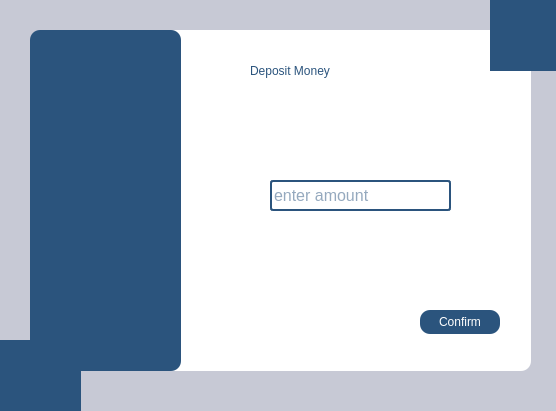
<?xml version="1.0" encoding="UTF-8"?>
<ui version="4.0">
 <class>DepositDialog</class>
 <widget class="QDialog" name="DepositDialog">
  <property name="geometry">
   <rect>
    <x>0</x>
    <y>0</y>
    <width>556</width>
    <height>411</height>
   </rect>
  </property>
  <property name="windowTitle">
   <string>Dialog</string>
  </property>
  <widget class="QLabel" name="label_3">
   <property name="geometry">
    <rect>
     <x>30</x>
     <y>30</y>
     <width>151</width>
     <height>341</height>
    </rect>
   </property>
   <property name="styleSheet">
    <string notr="true">border-radius:10px;
background-color:#2b547d;</string>
   </property>
   <property name="text">
    <string/>
   </property>
  </widget>
  <widget class="QLabel" name="label_11">
   <property name="geometry">
    <rect>
     <x>40</x>
     <y>160</y>
     <width>131</width>
     <height>81</height>
    </rect>
   </property>
   <property name="text">
    <string/>
   </property>
   <property name="pixmap">
    <pixmap resource="images.qrc">:/new/prefix1/images/wmremove-transformed.png</pixmap>
   </property>
   <property name="scaledContents">
    <bool>true</bool>
   </property>
  </widget>
  <widget class="QLabel" name="label_4">
   <property name="geometry">
    <rect>
     <x>160</x>
     <y>30</y>
     <width>371</width>
     <height>341</height>
    </rect>
   </property>
   <property name="styleSheet">
    <string notr="true">border-radius:10px;
background-color:white;</string>
   </property>
   <property name="text">
    <string/>
   </property>
  </widget>
  <widget class="QLabel" name="label_16">
   <property name="geometry">
    <rect>
     <x>10</x>
     <y>350</y>
     <width>51</width>
     <height>51</height>
    </rect>
   </property>
   <property name="text">
    <string/>
   </property>
   <property name="pixmap">
    <pixmap resource="images.qrc">:/new/prefix1/images/wmremove-transformed.png</pixmap>
   </property>
   <property name="scaledContents">
    <bool>true</bool>
   </property>
  </widget>
  <widget class="QLabel" name="label_7">
   <property name="geometry">
    <rect>
     <x>0</x>
     <y>340</y>
     <width>81</width>
     <height>71</height>
    </rect>
   </property>
   <property name="styleSheet">
    <string notr="true">QLabel{
background-color:#2b547d;
}</string>
   </property>
   <property name="text">
    <string/>
   </property>
  </widget>
  <widget class="QLabel" name="label_17">
   <property name="geometry">
    <rect>
     <x>500</x>
     <y>10</y>
     <width>51</width>
     <height>51</height>
    </rect>
   </property>
   <property name="text">
    <string/>
   </property>
   <property name="pixmap">
    <pixmap resource="images.qrc">:/new/prefix1/images/wmremove-transformed.png</pixmap>
   </property>
   <property name="scaledContents">
    <bool>true</bool>
   </property>
  </widget>
  <widget class="QLabel" name="label_8">
   <property name="geometry">
    <rect>
     <x>490</x>
     <y>0</y>
     <width>71</width>
     <height>71</height>
    </rect>
   </property>
   <property name="styleSheet">
    <string notr="true">QLabel{
background-color:#2b547d;
}</string>
   </property>
   <property name="text">
    <string/>
   </property>
  </widget>
  <widget class="QLabel" name="label">
   <property name="geometry">
    <rect>
     <x>250</x>
     <y>50</y>
     <width>201</width>
     <height>41</height>
    </rect>
   </property>
   <property name="styleSheet">
    <string notr="true">QLabel{
background-color:none;
font: 700 20pt &quot;Arial&quot;;
color:#2b547d;}</string>
   </property>
   <property name="text">
    <string>Deposit Money</string>
   </property>
  </widget>
  <widget class="QLineEdit" name="amount_input">
   <property name="geometry">
    <rect>
     <x>270</x>
     <y>180</y>
     <width>181</width>
     <height>31</height>
    </rect>
   </property>
   <property name="font">
    <font>
     <family>Microsoft Sans Serif</family>
     <pointsize>12</pointsize>
    </font>
   </property>
   <property name="styleSheet">
    <string notr="true">QLineEdit{

background-color: rgb(255, 255, 255);
color:rgb(43, 84, 125);
border:2px solid rgb(43, 84, 125);
border-radius:3px;
}
QLineEdit:hover{
border:2px solid rgb(29, 61, 92);
background-color:rgb(226, 230, 235);
}
QLineEdit:focus{
border:2px solid rgb(0, 0, 119);
background-color:white;
outline:none;
}</string>
   </property>
   <property name="placeholderText">
    <string>enter amount</string>
   </property>
  </widget>
  <widget class="QPushButton" name="deposit_confirmation_btn">
   <property name="geometry">
    <rect>
     <x>420</x>
     <y>310</y>
     <width>80</width>
     <height>24</height>
    </rect>
   </property>
   <property name="styleSheet">
    <string notr="true">QPushButton{
background-color:#2b547d;
color:white;
border-radius:10px;
padding:7px 14px;
}
QPushButton:hover{
background-color:rgb(41, 128, 185);
}
QPushButton:pressed{
background-color:rgb(31, 97, 141);
}</string>
   </property>
   <property name="text">
    <string>Confirm</string>
   </property>
  </widget>
  <widget class="QLabel" name="label_2">
   <property name="geometry">
    <rect>
     <x>230</x>
     <y>180</y>
     <width>31</width>
     <height>31</height>
    </rect>
   </property>
   <property name="styleSheet">
    <string notr="true">background-color: none;</string>
   </property>
   <property name="text">
    <string/>
   </property>
   <property name="pixmap">
    <pixmap resource="images.qrc">:/new/prefix1/images/deposit_17765295.png</pixmap>
   </property>
   <property name="scaledContents">
    <bool>true</bool>
   </property>
  </widget>
  <widget class="QLabel" name="label_5">
   <property name="geometry">
    <rect>
     <x>-10</x>
     <y>0</y>
     <width>571</width>
     <height>411</height>
    </rect>
   </property>
   <property name="styleSheet">
    <string notr="true">QLabel{
background-color:rgb(199, 201, 213);
}</string>
   </property>
   <property name="text">
    <string/>
   </property>
  </widget>
  <zorder>label_5</zorder>
  <zorder>label_4</zorder>
  <zorder>label_7</zorder>
  <zorder>label_8</zorder>
  <zorder>label_17</zorder>
  <zorder>label</zorder>
  <zorder>amount_input</zorder>
  <zorder>deposit_confirmation_btn</zorder>
  <zorder>label_2</zorder>
  <zorder>label_3</zorder>
  <zorder>label_11</zorder>
  <zorder>label_16</zorder>
 </widget>
 <resources>
  <include location="images.qrc"/>
 </resources>
 <connections/>
</ui>
